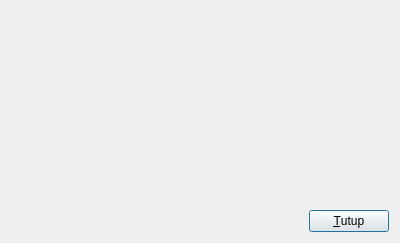
<?xml version="1.0" encoding="UTF-8"?>
<ui version="4.0">
 <class>AboutDialog</class>
 <widget class="QDialog" name="AboutDialog">
  <property name="geometry">
   <rect>
    <x>0</x>
    <y>0</y>
    <width>400</width>
    <height>243</height>
   </rect>
  </property>
  <property name="minimumSize">
   <size>
    <width>400</width>
    <height>0</height>
   </size>
  </property>
  <property name="windowTitle">
   <string>Tentang</string>
  </property>
  <layout class="QVBoxLayout" name="verticalLayout" stretch="1,0">
   <item>
    <widget class="QLabel" name="infoLabel">
     <property name="text">
      <string/>
     </property>
    </widget>
   </item>
   <item>
    <layout class="QHBoxLayout" name="horizontalLayout">
     <item>
      <spacer name="horizontalSpacer">
       <property name="orientation">
        <enum>Qt::Horizontal</enum>
       </property>
       <property name="sizeHint" stdset="0">
        <size>
         <width>40</width>
         <height>20</height>
        </size>
       </property>
      </spacer>
     </item>
     <item>
      <widget class="QPushButton" name="closeButton">
       <property name="text">
        <string>&amp;Tutup</string>
       </property>
      </widget>
     </item>
    </layout>
   </item>
  </layout>
 </widget>
 <resources/>
 <connections/>
</ui>
